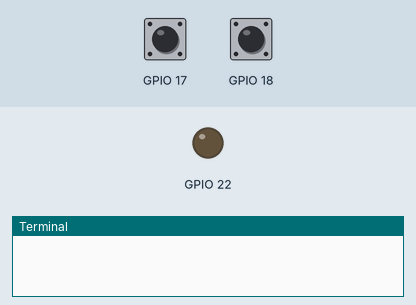
Bench run of a program on a simulated Raspberry Pi (BCM pin numbers). Shown: output pins drawn as LEDs (lit = HIGH), the last lines printed to the terminal. The test bench sets the inputs (shaded band); at power-on: GPIO 17 HIGH, GPIO 18 HIGH.

Above: at 1.2 s.
1.3 s: GPIO 17 pulled LOW for 0.25 s
At 2.4 s:
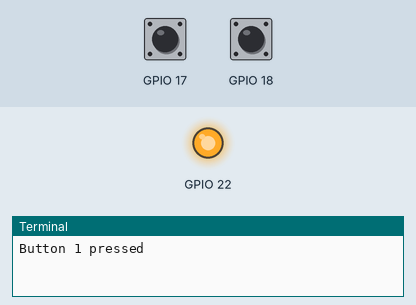
3.0 s: GPIO 18 pulled LOW for 0.25 s
At 3.7 s:
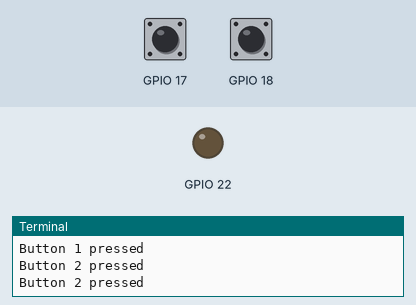
4.7 s: GPIO 17 pulled LOW for 1 s
At 6.2 s:
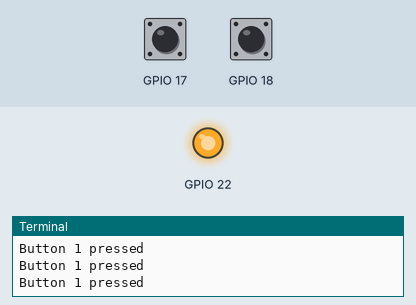
Timing chart, 0 to 7.7 s (numbered marks = the images above; inputs shaded):
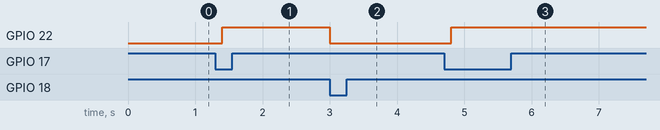

Measured:
- after the input at 1.3 s, GPIO 22: LOW → HIGH after 0.10 s
- after the input at 3.0 s, GPIO 22: HIGH → LOW at once
- after the input at 4.7 s, GPIO 22: LOW → HIGH after 0.10 s

The program:

push_buttons.py
```python
import RPi.GPIO as GPIO
import time

GPIO.setmode(GPIO.BCM)

GPIO.setup(17, GPIO.IN, pull_up_down=GPIO.PUD_UP)
GPIO.setup(18, GPIO.IN, pull_up_down=GPIO.PUD_UP)
GPIO.setup(22, GPIO.OUT)

try:
    while True:
        if(GPIO.input(17) == False):
            print('Button 1 pressed')
            GPIO.output(22, GPIO.HIGH)
        if(GPIO.input(18) == False):
            print('Button 2 pressed')
            GPIO.output(22, GPIO.LOW)
        time.sleep(0.2)
finally:
    GPIO.cleanup()
```
